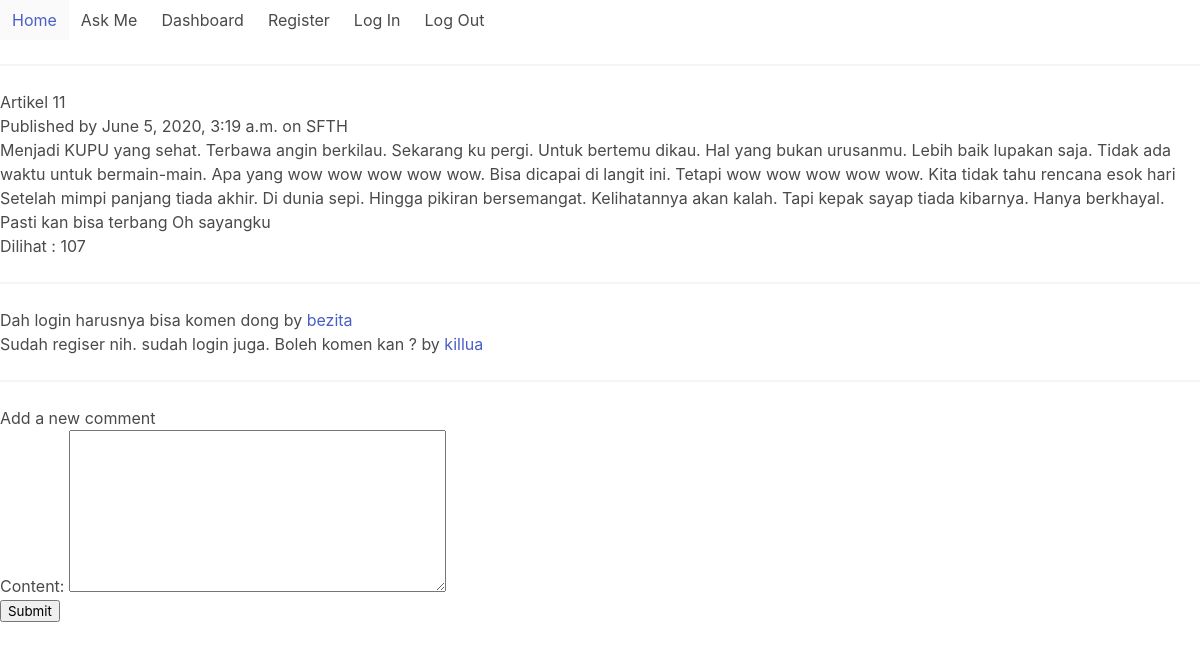
The page /detail/9 on the database as committed earlier.
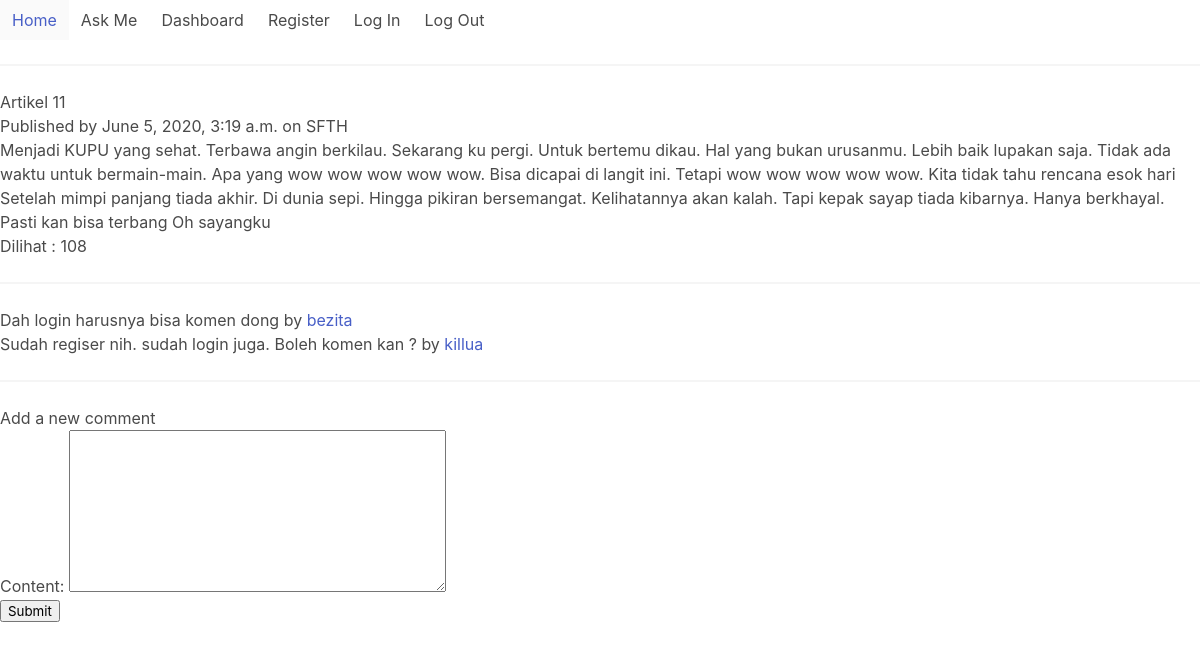
The same page on the database as committed later.
### articles/models.py (models this page shows, shortened)
class Article(models.Model):
    title = models.CharField(max_length=120)
    content = models.TextField()
    slug = models.SlugField()
    published_at = models.DateTimeField(null=True)
    is_published = models.BooleanField(default=False)
    views = models.PositiveIntegerField(default=0)
    category = models.ForeignKey(Category, on_delete=models.CASCADE)
    class Meta:
        ordering = ['-published_at']

class Category(models.Model):
    name = models.CharField(max_length=120)
    def __str__(self):
        return self.name

class Comment(models.Model):
    content = models.TextField()
    article = models.ForeignKey(Article, on_delete=models.CASCADE)
    author = models.ForeignKey(Member, null=True, blank=True, on_delete=models.CASCADE)

### members/models.py (models this page shows)
class Member(models.Model):
    user = models.OneToOneField(User, on_delete=models.CASCADE)
    photo = models.ImageField(blank=True, null=True, upload_to=photo_path)
    def __str__(self):
        return self.user.username

### articles/views.py (the view)
# urls.py: path('detail/<int:article_id>', detail_article_page, name='detail'),
def detail_article_page(request, article_id):
    form = CommentForm()
    article = get_object_or_404(Article, id=article_id)
    comments = Comment.objects.filter(article=article_id)
    views = 0
    if not request.user.is_authenticated:
        views = Article.objects.filter(id=article.id).update(views=F('views') + 1)
    context = {
        'form':form,
        'article':article,
        'comments':comments,
        'views':views
    }
    return render(request, 'articles/detail.html', context)

### articles/forms.py
class CommentForm(forms.ModelForm):
    class Meta:
        model = Comment
        fields = ['content']

### templates/articles/detail.html (shortened to what this page needs)
{% extends "base.html" %}
{% block content %}
    <h1>{{ article.title }}</h1>
    <h2>Published by {{ article.published_at }} on {{ article.category }}</h2>
    <p>{{ article.content }}</p>
    <p>Dilihat : {{ article.views }}</p>
    <hr/>
    {% for comment in comments %}
        <p>{{ comment.content }} by
            <a href="{% url 'members:profile' comment.author %}">{{ comment.author }}</a></p>
    {% empty %}
        <p>Belum ada komentar.</p>
    {% endfor %}
    <hr/>
    <h2>Add a new comment</h2>
    <form action="{% url 'articles:comment' article.id %}" method="post">
        {{ form.as_p }}
        <p><input type="submit" value="Submit"></p>
    </form>
{% endblock %}

### templates/base.html (shortened to what this page needs)
{% load static %}
<!DOCTYPE html>
<html lang="en">
<head>
    <link rel="stylesheet" href="{% static 'css/bulma.css' %}">
</head>
{% include 'navbar.html' %}
<body>
{% block content %}{% endblock content %}
</body>
</html>

### templates/navbar.html
<div class="navbar-menu">
    <a href="{% url 'members:home' %}" class="navbar-item">Home</a>
    <a href="{% url 'articles:list_askme' %}" class="navbar-item">Ask Me</a>
    <a href="{% url 'members:dashboard' %}" class="navbar-item">Dashboard</a>
    <a href="{% url 'members:register' %}" class="navbar-item">Register</a>
    <a href="{% url 'members:login' %}" class="navbar-item">Log In</a>
    <a href="{% url 'members:logout' %}" class="navbar-item">Log Out</a>
</div>
<hr/>

Rows that differ between the two databases and show on the page:
changed Article "Artikel 11": views "107" → "108"
